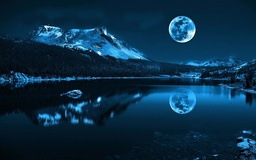
#> input picture night.jpg, 256 x 160 px, shrunk from 1920 x 1200 before the run
$ python 'DIP Lab 9(Line Detection using Hough Transform).py'   (older library calls are emulated)
#> lines starting #> are read from the running program, lines starting #| are printed output that depends on the picture; after the words box and inside, x2 and y2 are one past the last pixel; in counts of white or black regions, pixels touching at a corner belong together
import numpy as np
from PIL import Image, ImageFilter, ImageDraw
import matplotlib.pyplot as plt

def edge_detection(image):
    # Convert the image to grayscale
    gray_image = image.convert("L")
    # Apply a edge detection filter
    edges = gray_image.filter(ImageFilter.FIND_EDGES)
    return edges

def hough_transform(edges):
    width, height = edges.size
    # Convert edges to binary array
    edge_array = np.array(edges) > 128  # Thresholding
    # Parameters for Hough Transform
    diag_len = int(np.sqrt(width ** 2 + height ** 2))
    theta = np.linspace(-np.pi / 2, np.pi / 2, 180)
    rhos = np.arange(-diag_len, diag_len, 1)

    # Hough accumulator
    accumulator = np.zeros((len(rhos), len(theta)), dtype=int)  # Use int instead of np.int

    # Perform Hough Transform
    y_indices, x_indices = np.nonzero(edge_array)
    for i in range(len(x_indices)):
        x = x_indices[i]
        y = y_indices[i]
        for t in range(len(theta)):
            r = int(x * np.cos(theta[t]) + y * np.sin(theta[t])) + diag_len
            accumulator[r, t] += 1

    return accumulator, theta, rhos

def draw_lines(image, accumulator, theta, rhos):
    draw = ImageDraw.Draw(image)
    threshold = np.max(accumulator) * 0.5  # Threshold for line detection
    for r in range(accumulator.shape[0]):
        for t in range(accumulator.shape[1]):
            if accumulator[r, t] > threshold:
                rho = rhos[r]
                theta_val = theta[t]
                a = np.cos(theta_val)
                b = np.sin(theta_val)
                x0 = a * rho
                y0 = b * rho
                x1 = int(x0 + 1000 * (-b))
                y1 = int(y0 + 1000 * (a))
                x2 = int(x0 - 1000 * (-b))
                y2 = int(y0 - 1000 * (a))
                draw.line((x1, y1, x2, y2), fill=255, width=2)

# Load the image
image_path = 'night.jpg'  # Replace with your image file path
image = Image.open(image_path)
#> image is the input picture: PIL image 256x160 RGB; mean R, G, B 10, 46.4, 71.2

# Display the original image
plt.figure(figsize=(12, 6))

plt.subplot(1, 3, 1)
plt.title('Original Image')
plt.imshow(image)
plt.axis('off')

# Perform edge detection
edges = edge_detection(image)
#> in edge_detection, `gray_image = image.convert("L")`:
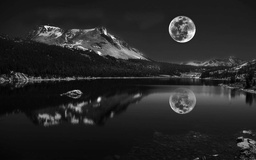
#> gray_image: PIL image 256x160 L; min 1, max 251, mean 38.4
#> in edge_detection, `edges = gray_image.filter(ImageFilter.FIND_EDGES)`:
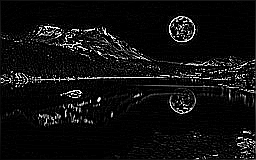
#> edges: PIL image 256x160 L; min 0, max 255, mean 15.4

# Display the edges
plt.subplot(1, 3, 2)
plt.title('Edge Detection')
plt.imshow(edges, cmap='gray')
plt.axis('off')

# Perform Hough Transform
accumulator, theta, rhos = hough_transform(edges)
#> in hough_transform, `edge_array = np.array(edges) > 128`:
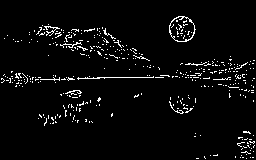
#> edge_array: shape (160, 256) bool; 3.9% white in thin lines or dots, all inside (x1, y1, x2, y2) = (1, 16, 255, 159)
#> in hough_transform, `y_indices, x_indices = np.nonzero(edge_array)`: y_indices = 1584 values from 16 to 158; x_indices = 1584 values, max 254 at index 612, min 1 at index 955, mean 133.4
#> the loop in hough_transform, `for i in range(len(x_indices)):` made 1584 passes
#> (x, y) on passes 1 to 3: (178, 16), (179, 16), (180, 16)
#> after the loop in hough_transform, `for i in range(len(x_indices)):`:
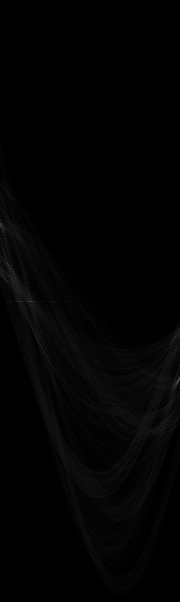
#> accumulator: shape (602, 180) int64; min 0, max 118, mean 2.6
#> theta = 180 values from -1.57 to 1.57; rhos = 602 values from -301 to 300

# Draw detected lines on the original image
drawn_image = image.copy()
draw_lines(drawn_image, accumulator, theta, rhos)
#> in draw_lines, `threshold = np.max(accumulator) * 0.5`: threshold = 59
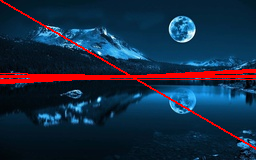
#> drawn_image: PIL image 256x160 RGB; mean R, G, B 22.7, 43.2, 66.3

# Display the detected lines
plt.subplot(1, 3, 3)
plt.title('Detected Lines')
plt.imshow(drawn_image)
plt.axis('off')

plt.tight_layout()
plt.show()

$ run again, with flower.jpg copied over night.jpg
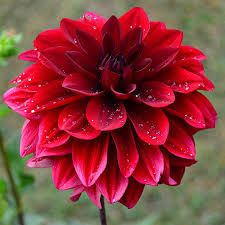
#> input picture flower.jpg, 225 x 225 px
#> image is the input picture: PIL image 225x225 RGB; mean R, G, B 137.7, 61.1, 61.6
#> in hough_transform, `edge_array = np.array(edges) > 128`:
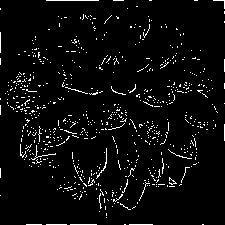
#> edge_array: shape (225, 225) bool; 4.4% white in thin lines or dots
#> y_indices = 2251 values from 0 to 224; x_indices = 2251 values, max 224 at index 82, min 0 at index 92, mean 104.8
#> the loop in hough_transform, `for i in range(len(x_indices)):` made 2251 passes
#> x on passes 1 to 3: 46, 47, 48
#> after the loop in hough_transform, `for i in range(len(x_indices)):`:
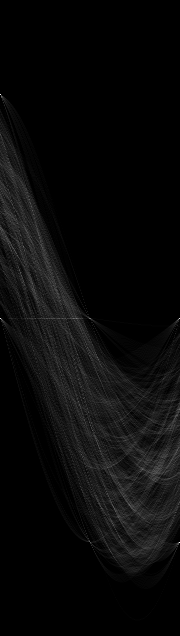
#> accumulator: shape (636, 180) int64; min 0, max 92, mean 3.5; drawn with min black and max white
#> `accumulator, theta, rhos = hough_transform(edges)`: theta = 180 values from -1.57 to 1.57; rhos = 636 values from -318 to 317
#> threshold = 46

$ run again, with linear_interpolation_resized_purple.jpg copied over night.jpg
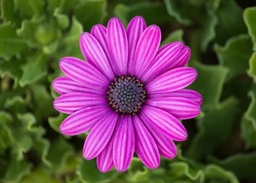
#> input picture linear_interpolation_resized_purple.jpg, 256 x 183 px, shrunk from 700 x 500 before the run
#> image is the input picture: PIL image 256x183 RGB; mean R, G, B 106.1, 75, 82.7
#> in hough_transform, `edge_array = np.array(edges) > 128`:
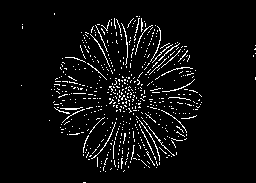
#> edge_array: shape (183, 256) bool; 5.1% white in thin lines or dots, all inside (x1, y1, x2, y2) = (21, 13, 256, 183)
#> y_indices = 2371 values from 13 to 182; x_indices = 2371 values, max 255 at index 360, min 21 at index 1003, mean 128.7
#> the loop in hough_transform, `for i in range(len(x_indices)):` made 2371 passes
#> (x, y) on passes 1 to 3: (54, 13), (54, 14), (136, 16)
#> `accumulator, theta, rhos = hough_transform(edges)`: theta = 180 values from -1.57 to 1.57; rhos = 628 values from -314 to 313
#> threshold = 30.5
#> `draw_lines(drawn_image, accumulator, theta, rhos)`:
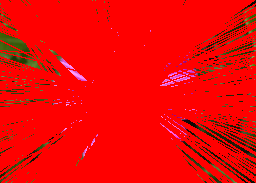
#> drawn_image: PIL image 256x183 RGB; mean R, G, B 237.9, 6.8, 4.4
